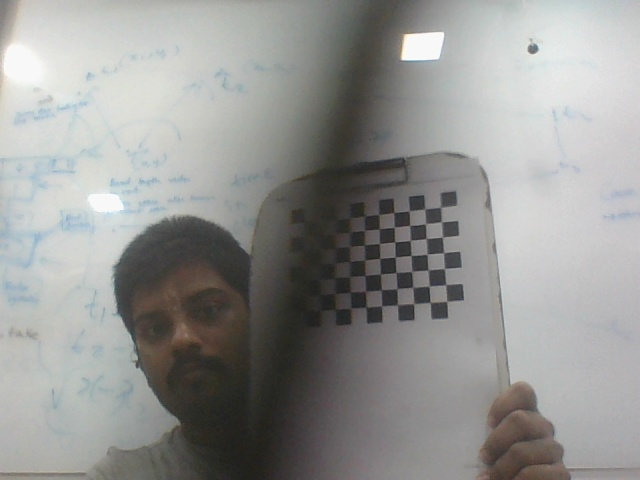
#> input picture Corruption_experiment/camera_vision_blocked/parameters_estimation/assets_big_dent/image_1.jpg, 640 x 480 px; its folder holds 4 pictures in this run
$ python homography.py
#> lines starting #> are read from the running program, lines starting #| are printed output that depends on the picture; after the words box and inside, x2 and y2 are one past the last pixel; in counts of white or black regions, pixels touching at a corner belong together
# Gives us the intrinsics of the camera
import cv2
import numpy as np
import glob
import os

pattern_size = (10,7)
side = 25   # size of the square
world_points = []

image_point_coordinates = []
global_point_coordinates = []
for i in range(7):
    for j in range(10):
        points = (j * side , i * side)
        world_points.append(points)

images = glob.glob("assets_big_dent/*.jpg")
images.sort(key=lambda x: int(os.path.basename(x).split('_')[1].split('.')[0]))

def Matrix_A(world_coordinates, image_coordinates):
    A = []

    for i in range(len(world_coordinates)):
        X , Y = world_coordinates[i]
        u , v = image_coordinates[i]

        row_1 = [-X, -Y, -1, 0, 0, 0, u*X, u*Y, u]
        row_2 = [0, 0, 0, -X, -Y, -1, v*X, v*Y, v]

        A.append(row_1)
        A.append(row_2)

    return np.array(A)

for image in images:
    img = cv2.imread(image)
#> img is the input picture: shape (480, 640, 3); mean B, G, R 147.5, 149.6, 149.2
    blurred_image = cv2.GaussianBlur(img, (9, 9), 0)
    gs_img = cv2.cvtColor(img, cv2.COLOR_BGR2GRAY)

    ret, corners = cv2.findChessboardCorners(gs_img, pattern_size, None)
#> ret = False; corners = None

    if ret:
        print(f"Corners in the Checkerboard are detected successfully for {image} !\n")
        corners = corners.reshape(-1,2)

        image_point_coordinates.append(corners)
        global_point_coordinates.append(np.array(world_points))
        cv2.drawChessboardCorners(img,pattern_size, corners, ret)
        cv2.imshow("Corner detection", img)
        cv2.waitKey(200)

    else:
        print("Checkerboard not detected!!!")
#> pass 2 of the loop `for image in images:`:
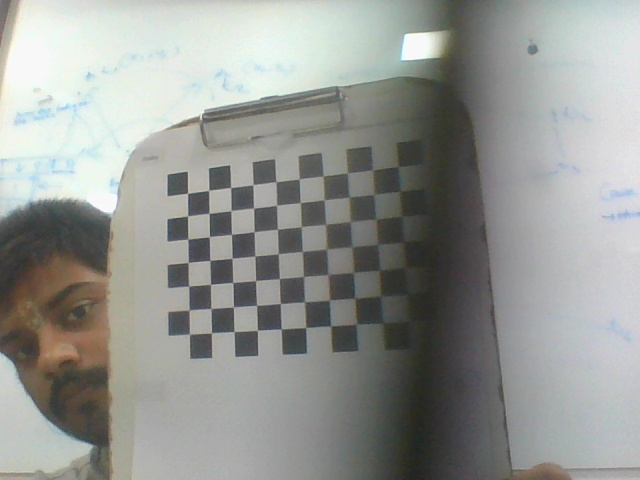
#> input picture Corruption_experiment/camera_vision_blocked/parameters_estimation/assets_big_dent/image_2.jpg, 640 x 480 px
#> img is the input picture: shape (480, 640, 3); mean B, G, R 147.3, 151.3, 149.1
#> `gs_img = cv2.cvtColor(img, cv2.COLOR_BGR2GRAY)`:
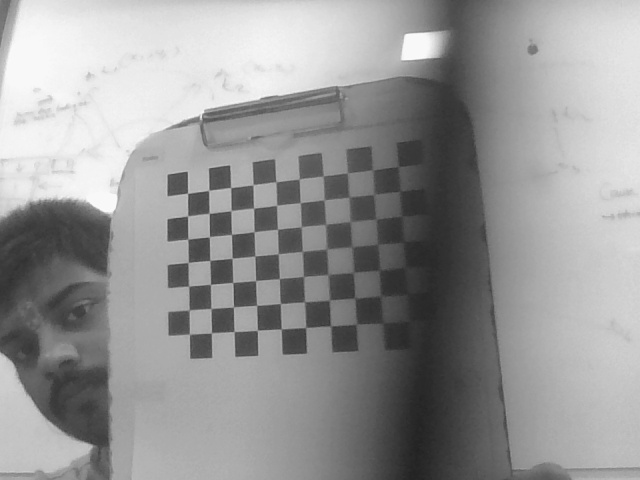
#> gs_img: shape (480, 640); min 33, max 252, mean 150.2
#> `ret, corners = cv2.findChessboardCorners(gs_img, pattern_size, None)`: ret = True; corners = 70 rows, first 8: [187.5, 193.3], [208.6, 190.2], [230.7, 187.6], [253.2, 184.8], [275.8, 182.1], [299, 179.3], [323, 176.2], [347, 173.1]
#> `corners = corners.reshape(-1,2)`: corners = 70 pairs, first value 187.5 to 409.7, second value 166.3 to 334.3
#> `cv2.drawChessboardCorners(img,pattern_size, corners, ret)`:
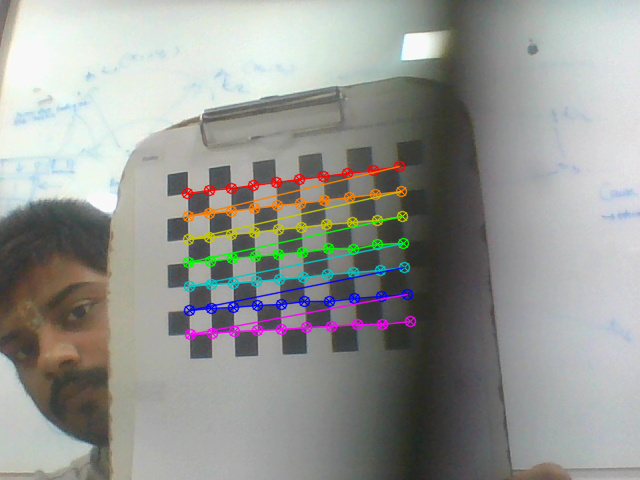
#> img: shape (480, 640, 3); 4.37% of pixels changed, all inside (x1, y1, x2, y2) = (181, 160, 417, 341)
#> pass 3 of the loop `for image in images:`:
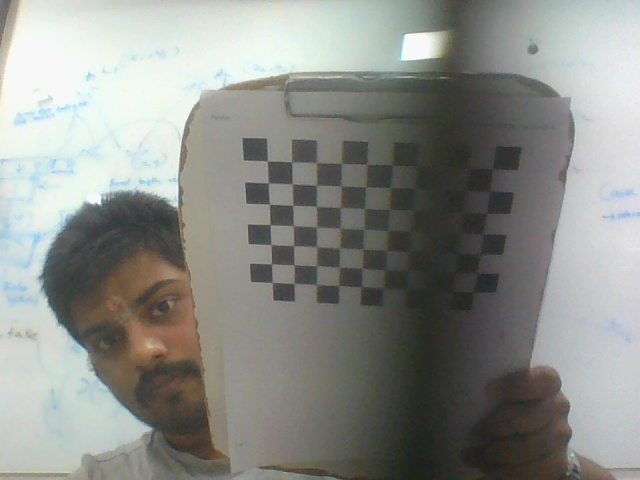
#> input picture Corruption_experiment/camera_vision_blocked/parameters_estimation/assets_big_dent/image_3.jpg, 640 x 480 px
#> img is the input picture: shape (480, 640, 3); mean B, G, R 137.4, 142.4, 140.1
#> `gs_img = cv2.cvtColor(img, cv2.COLOR_BGR2GRAY)`:
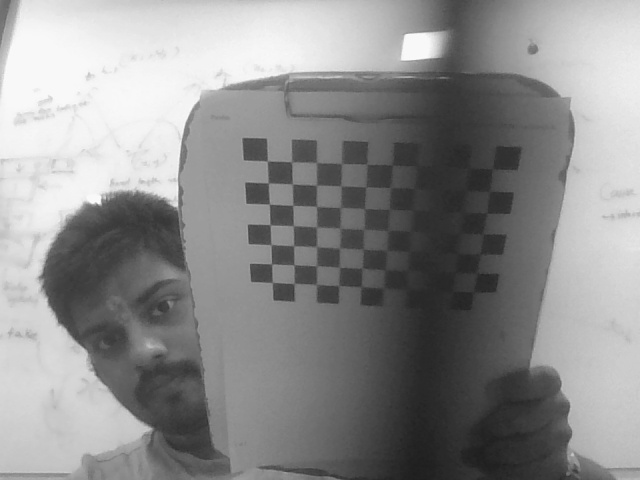
#> gs_img: shape (480, 640); min 30, max 252, mean 141.2
#> `ret, corners = cv2.findChessboardCorners(gs_img, pattern_size, None)`: ret = False; corners = None
#> the loop made 4 passes; the first 3 are shown

np.save("image_points.npy", image_point_coordinates)
np.save("world_points.npy", global_point_coordinates)

homography_mtx = []

for i in range(len(image_point_coordinates)):

    world_coordinate_points = global_point_coordinates[i]
    image_coordinate_points = image_point_coordinates[i]

    A = Matrix_A(world_coordinate_points, image_coordinate_points)

    # Using SVD to get the matrix A simplified so as to find the eigen vectors corresponding to the smallest eigen values
    U, S, Vt = np.linalg.svd(A)

    # Getting those eigen values from Vt, which will be its last row.
    h = Vt[-1]
    H = h.reshape(3,3)

    # Normalizing the Homography matrix
    H = H / H[2,2]

    homography_mtx.append(H)
#> this loop made 1 pass
#> pass 1, `U, S, Vt = np.linalg.svd(A)`:
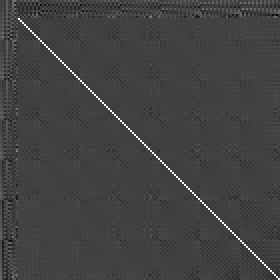
#> U: shape (140, 140) float64 (shown 2 times larger); min -0.346, max 0.981, mean 0.000508; drawn with min black and max white
    # print(f"Homography Matrix for image {i+1} is :\n", H)


np.save("H.npy", homography_mtx)

# Now, obtaining the Intinsic Matrix
def V_matrix(H, i, j):
    return np.array([
        H[0,i]*H[0,j],
        H[0,i]*H[1,j] + H[1,i]*H[0,j],
        H[1,i]*H[1,j],
        H[2,i]*H[0,j] + H[0,i]*H[2,j],
        H[2,i]*H[1,j] + H[1,i]*H[2,j],
        H[2,i]*H[2,j]
    ])

V = []

for H in homography_mtx:
    V_12 = V_matrix(H,0,1)
    V_11 = V_matrix(H,0,0)
    V_22 = V_matrix(H,1,1)

    V.append(V_12)
    V.append(V_11 - V_22)

V = np.array(V)
# print(V.shape)

# Now, extracting the B matrix from V using SVD
U, S, Vt = np.linalg.svd(V)

# Getting those eigen values from Vt, which will be its last row.
b = Vt[-1]

# Formulating the B matrix
B11, B12, B22, B13, B23, B33 = b

B = np.array([
    [B11, B12, B13],
    [B12, B22, B23],
    [B13, B23, B33]
])

if B[0,0]<0:
    B = -B

# Using Chloesky decomposition to get L and thus, ultimately get K
#> (the run stopped early here; a loop or call above may not have finished)
